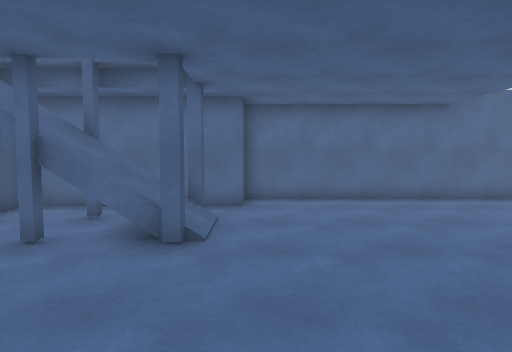
view 1 (above)

12 first-person views from a walk through a Unity game level. The camera is 1.5 m above the floor, tilts 4° down and sees 75° across. The floor is counted in squares, 1 m on a side. Each view is taken from the middle of a square. On the plan, view 1 faces up. The plan holds only what a view shows up to about 15 squares ahead; the rest is blank. The place goes on beyond the plan. The player is left out.

view 2
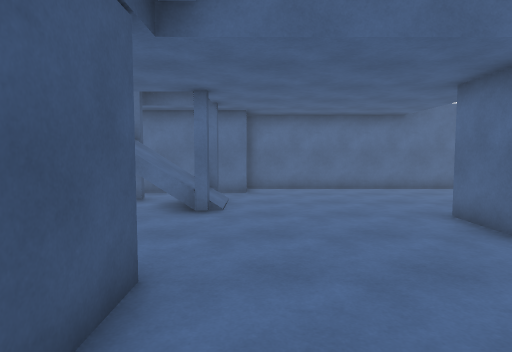

view 3
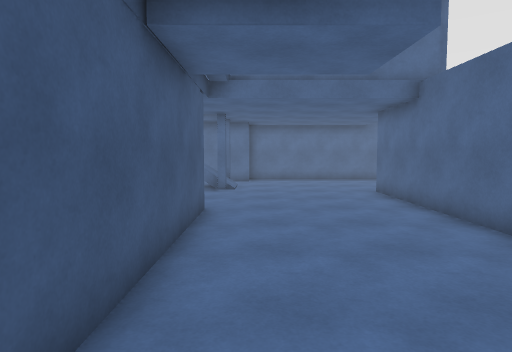

view 4
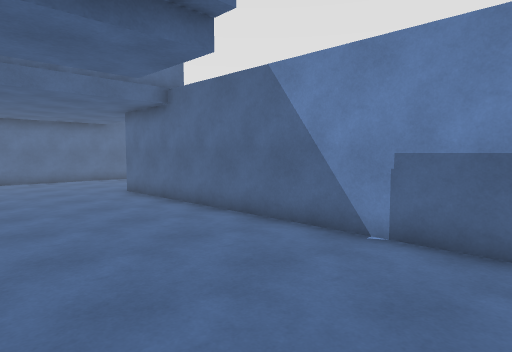

view 5
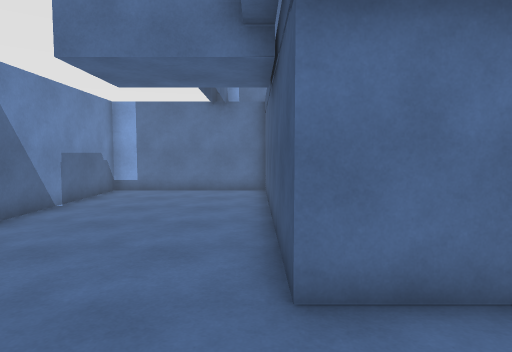

view 6
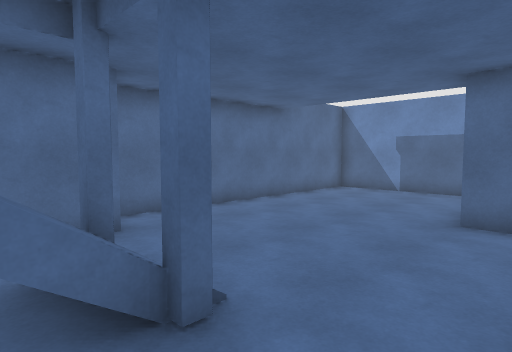

view 7
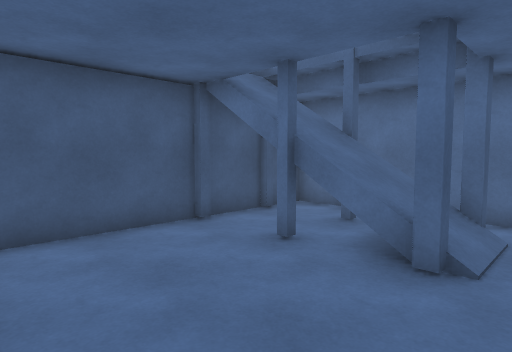

view 8
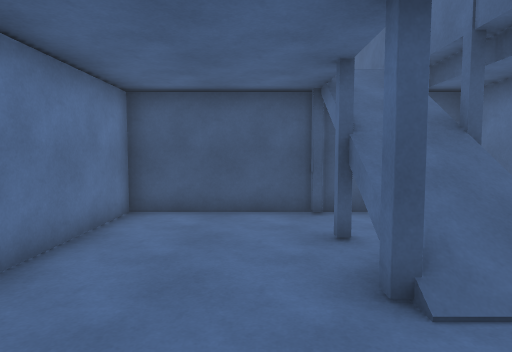

view 9
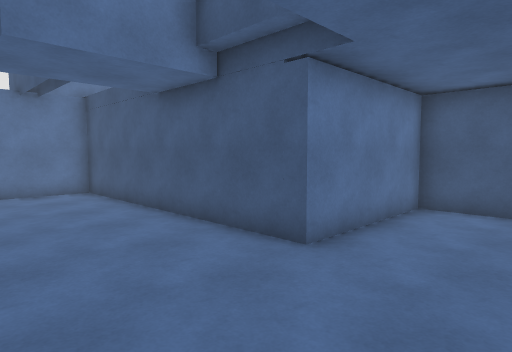

view 10
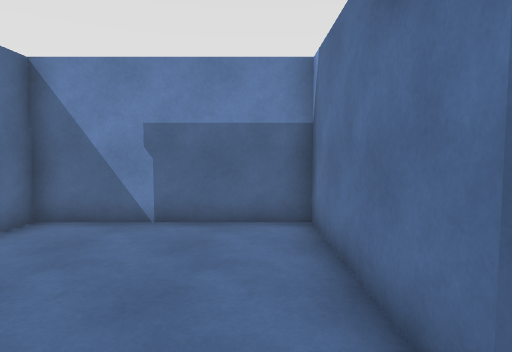

view 11
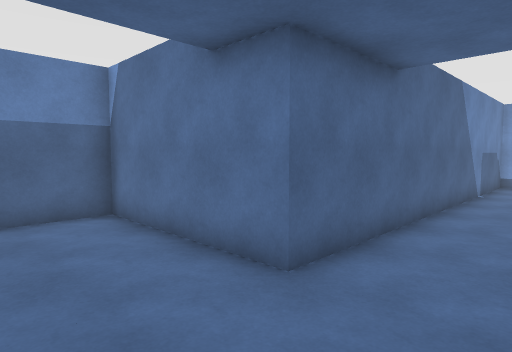

view 12
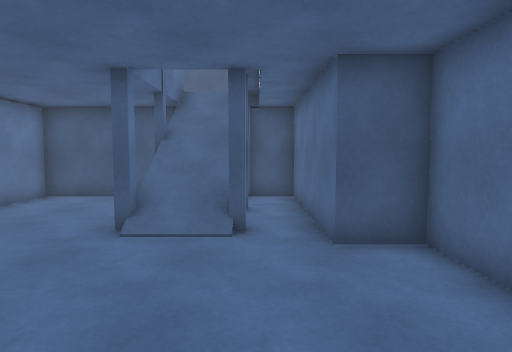

### Floor plan
Key: @ floor where view 1 was taken; # wall or solid block; . floor; / step, stairs or slope.
Columns run from 7 left of view 1 to 10 right of it. Each row starts with its distance up from view 1.
 11       ############
 10 #######..........#
  9 #................#
  8 #..#..#..........#
  7 #..////..........#
  6 #..////..........#
  5 #...........######
  4 #...........#
  3 #...........#
  2 #...........#
  1 ######......#
  0      #.@....#
 -1      #......#
 -2      #......#
 -3      #......#
 -4      #......#
 -5      #......#
 -6      #......#
 -7      #......#
 -8      #......#
 -9      ########

Positions as (right, up) in squares from view 1, and headings:
1: (0, 0), facing up
2: (0, -3), facing up
3: (0, -8), facing up
4: (-1, -8), facing up-right
5: (-1, 4), facing down
6: (-3, 3), facing up-right
7: (0, 1), facing up-left
8: (2, 4), facing left
9: (3, 4), facing down-left
10: (3, 6), facing right
11: (2, 8), facing down-right
12: (5, 8), facing left
